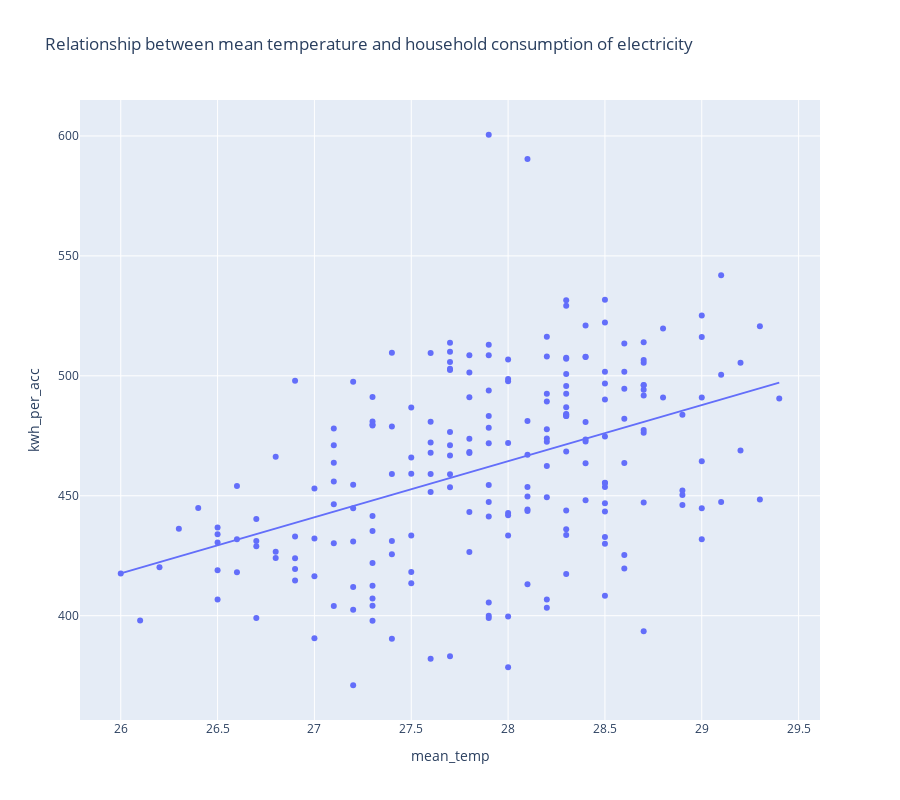

Write notebook code for a chart like this one.
### Markdown cell above
The main scatter plot that I will create is one between the mean temperature and the household consumption of electricity. This is so that we can see the relationship between the two, which has the highest correlation coefficient above, and is the reason for this study.

### Code cell
scatterplt = px.scatter(elec, 
                 x = 'mean_temp', 
                 y = 'kwh_per_acc', 
                 trendline = 'ols', 
                 width = 900, height = 800, 
                 title = 'Relationship between mean temperature and household consumption of electricity')
scatterplt.show()

### Figure 1 — Plotly figure (JSON) as saved in the notebook; plotly's stock layout.template omitted (floating-point values rounded to 4 significant figures; data arrays with more than 128 entries replaced by an {"elided": "..."} marker saying what was removed)
{"data": [{"hovertemplate": "mean_temp=%{x}<br>kwh_per_acc=%{y}<extra></extra>", "legendgroup": "", "marker": {"color": "#636efa", "symbol": "circle"}, "mode": "markers", "name": "", "orientation": "v", "showlegend": false, "type": "scatter", "x": {"elided": "210 float values"}, "xaxis": "x", "y": {"elided": "210 float values"}, "yaxis": "y"}, {"hovertemplate": "<b>OLS trendline</b><br>kwh_per_acc = 23.3829 * mean_temp + -190.304<br>R<sup>2</sup>=0.187515<br><br>mean_temp=%{x}<br>kwh_per_acc=%{y} <b>(trend)</b><extra></extra>", "legendgroup": "", "marker": {"color": "#636efa", "symbol": "circle"}, "mode": "lines", "name": "", "showlegend": false, "type": "scatter", "x": {"elided": "210 float values"}, "xaxis": "x", "y": {"elided": "210 float values"}, "yaxis": "y"}], "layout": {"height": 800, "legend": {"tracegroupgap": 0}, "title": {"text": "Relationship between mean temperature and household consumption of electricity"}, "width": 900, "xaxis": {"anchor": "y", "autorange": true, "domain": [0, 1], "range": [25.79, 29.61], "title": {"text": "mean_temp"}, "type": "linear"}, "yaxis": {"anchor": "x", "autorange": true, "domain": [0, 1], "range": [356.5, 615.0], "title": {"text": "kwh_per_acc"}, "type": "linear"}}}
